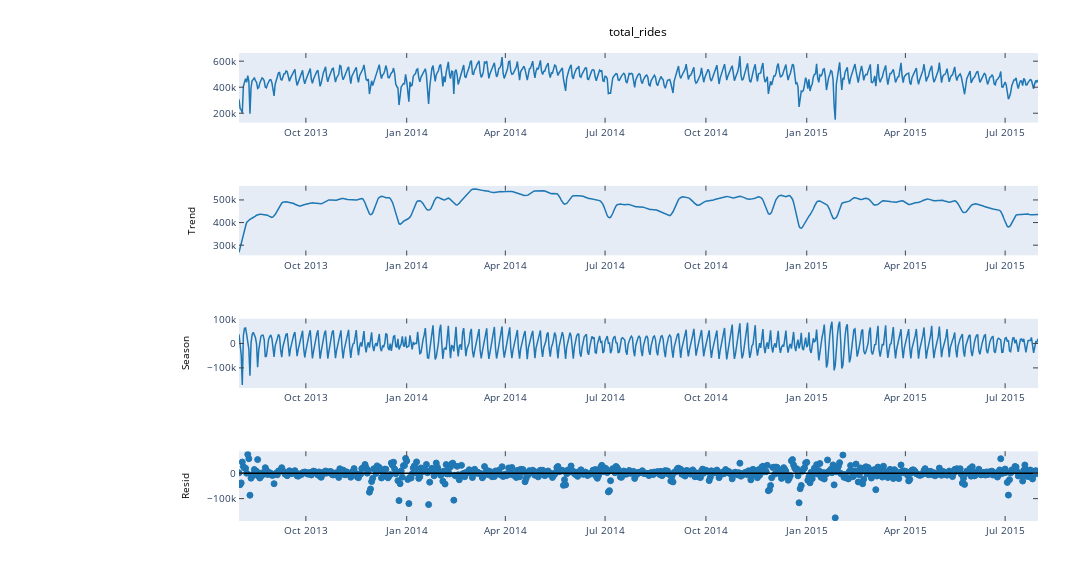

Notebook source saved alongside this figure:
### Code cell
pfig.show(config={'responsive': True})

### Figure 1 — Plotly figure (JSON) as saved in the notebook; plotly's stock layout.template omitted (floating-point values rounded to 4 significant figures; data arrays with more than 128 entries replaced by an {"elided": "..."} marker saying what was removed)
{"data": [{"line": {"color": "rgba (31, 119, 180, 1)", "dash": "solid", "width": 1.5}, "mode": "lines", "name": "_line0", "type": "scatter", "x": {"elided": "730 str values"}, "xaxis": "x", "y": {"elided": "730 int values"}, "yaxis": "y"}, {"line": {"color": "rgba (31, 119, 180, 1)", "dash": "solid", "width": 1.5}, "mode": "lines", "name": "_line0", "type": "scatter", "x": {"elided": "730 str values"}, "xaxis": "x2", "y": {"elided": "730 float values"}, "yaxis": "y2"}, {"line": {"color": "rgba (31, 119, 180, 1)", "dash": "solid", "width": 1.5}, "mode": "lines", "name": "_line0", "type": "scatter", "x": {"elided": "730 str values"}, "xaxis": "x3", "y": {"elided": "730 float values"}, "yaxis": "y3"}, {"marker": {"color": "#1F77B4", "line": {"color": "#1F77B4", "width": 1}, "opacity": 1, "size": 6, "symbol": "circle"}, "mode": "markers", "name": "_line0", "type": "scatter", "x": {"elided": "730 str values"}, "xaxis": "x4", "y": {"elided": "730 float values"}, "yaxis": "y4"}, {"line": {"color": "rgba(0, 0, 0, 1)", "dash": "solid", "width": 1.5}, "mode": "lines", "name": "_line1", "type": "scatter", "x": ["2013-08-01 00:00:00", "2015-07-31 00:00:00"], "xaxis": "x4", "y": [0, 0], "yaxis": "y4"}], "layout": {"annotations": [{"font": {"color": "#000000", "size": 12}, "showarrow": false, "text": "total_rides", "x": 0.4999, "xanchor": "center", "xref": "paper", "y": 1.024, "yanchor": "bottom", "yref": "paper"}], "autosize": false, "height": 576, "hovermode": "closest", "margin": {"b": 55, "l": 239, "pad": 0, "r": 54, "t": 53}, "showlegend": false, "width": 1332, "xaxis": {"anchor": "y", "domain": [0, 1], "mirror": "ticks", "nticks": 8, "range": ["2013-08-01 00:00:00", "2015-07-31 00:00:00"], "showgrid": false, "showline": true, "side": "bottom", "tickfont": {"size": 10}, "ticks": "inside", "type": "date", "zeroline": false}, "xaxis2": {"anchor": "y2", "domain": [0, 1], "mirror": "ticks", "nticks": 8, "range": ["2013-08-01 00:00:00", "2015-07-31 00:00:00"], "showgrid": false, "showline": true, "side": "bottom", "tickfont": {"size": 10}, "ticks": "inside", "type": "date", "zeroline": false}, "xaxis3": {"anchor": "y3", "domain": [0, 1], "mirror": "ticks", "nticks": 8, "range": ["2013-08-01 00:00:00", "2015-07-31 00:00:00"], "showgrid": false, "showline": true, "side": "bottom", "tickfont": {"size": 10}, "ticks": "inside", "type": "date", "zeroline": false}, "xaxis4": {"anchor": "y4", "domain": [0, 1], "mirror": "ticks", "nticks": 8, "range": ["2013-08-01 00:00:00", "2015-07-31 00:00:00"], "showgrid": false, "showline": true, "side": "bottom", "tickfont": {"size": 10}, "ticks": "inside", "type": "date", "zeroline": false}, "yaxis": {"anchor": "x", "domain": [0.8509, 1], "mirror": "ticks", "nticks": 5, "range": [126500.0, 662900.0], "showgrid": false, "showline": true, "side": "left", "tickfont": {"size": 10}, "ticks": "inside", "type": "linear", "zeroline": false}, "yaxis2": {"anchor": "x2", "domain": [0.5672, 0.7164], "mirror": "ticks", "nticks": 5, "range": [254300.0, 562800.0], "showgrid": false, "showline": true, "side": "left", "tickfont": {"size": 10}, "ticks": "inside", "title": {"font": {"color": "#000000", "size": 10}, "text": "Trend"}, "type": "linear", "zeroline": false}, "yaxis3": {"anchor": "x3", "domain": [0.2836, 0.4328], "mirror": "ticks", "nticks": 5, "range": [-183500.0, 102500.0], "showgrid": false, "showline": true, "side": "left", "tickfont": {"size": 10}, "ticks": "inside", "title": {"font": {"color": "#000000", "size": 10}, "text": "Season"}, "type": "linear", "zeroline": false}, "yaxis4": {"anchor": "x4", "domain": [0, 0.1491], "mirror": "ticks", "nticks": 4, "range": [-187900.0, 86480.0], "showgrid": false, "showline": true, "side": "left", "tickfont": {"size": 10}, "ticks": "inside", "title": {"font": {"color": "#000000", "size": 10}, "text": "Resid"}, "type": "linear", "zeroline": false}}}
